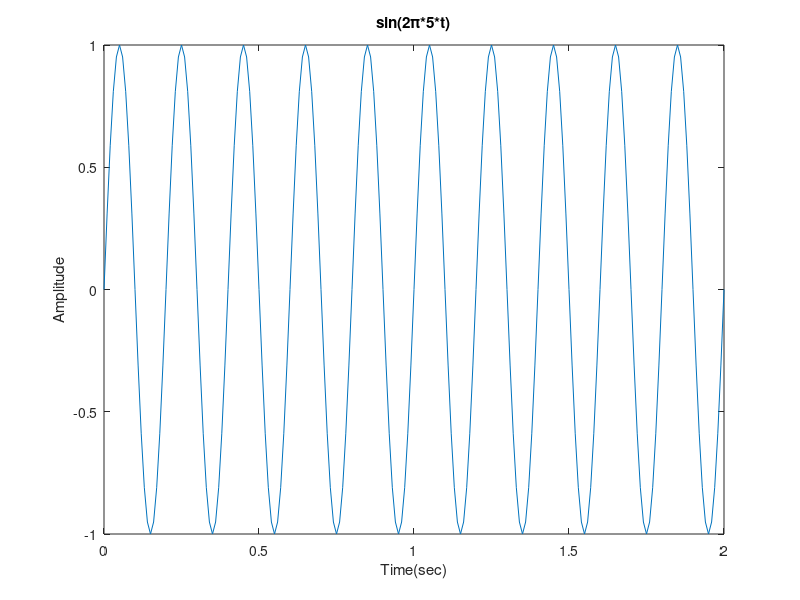
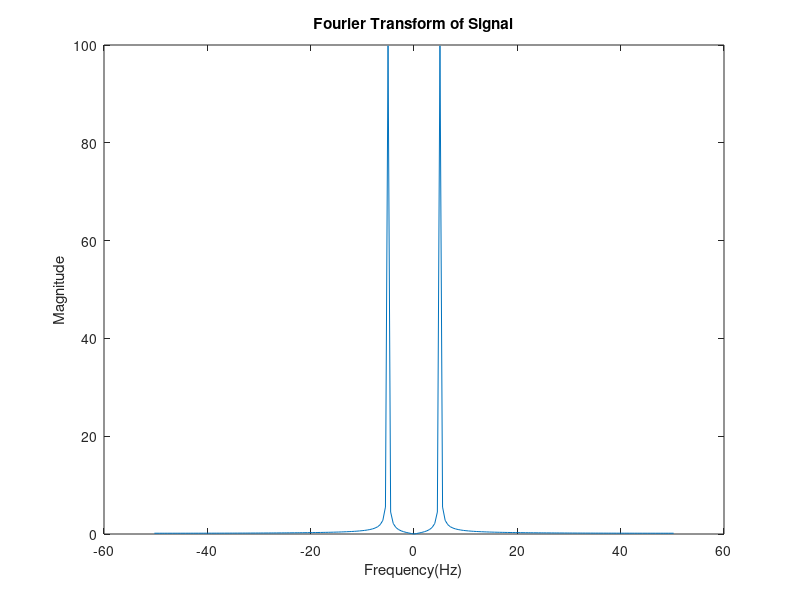

These figures' MATLAB source, in order:
t=0:.01:2; %t = [0 0,1 0,2 0,3...2] (TIME INTERVAL)
f = 5; %frequency
y = sin(2*pi*f*t); %Sinusoidal signal
figure(1); %Opens a graphical window
plot(t,y); %plot the signal
xlabel('Time(sec)');
ylabel('Amplitude');
title('sin(2\pi*5*t)');
fs = numel(y)/2; %Sampling frequency
xFft = linspace(-fs/2, fs/2, numel(y)); 
yFft = fft(y); 
yFft = fftshift(yFft); 
yFft = abs(yFft); 
figure(2);
plot(xFft, yFft); 
xlabel('Frequency(Hz)');
ylabel('Magnitude');
title('Fourier Transform of Signal');